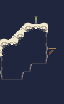

Rendered tile map (Tiled .tmx) drawn with the repository's tilesets; below, a short description and the full map source, tile grids included:
An orthogonal 8x13 tile map with 8x8 px tiles, 1 tile layer (Tile Layer 1) and 4 objects (4x Gate).

<map version="1.2" tiledversion="1.2.3" orientation="orthogonal" renderorder="right-down" width="8" height="13" tilewidth="8" tileheight="8" infinite="0" nextlayerid="5" nextobjectid="5">
 <tileset firstgid="1" source="cavesofgallet_tiles.tsx" />
 <layer id="4" name="Tile Layer 1" width="8" height="13">
  <data encoding="csv">
1,1,1,1,1,1,1,1,
1,1,1,1,1,1,1,1,
1,1,1,21,30,21,1,1,
1,1,22,33,34,2147483681,1,1,
21,22,33,1,1,3221225533,1,1,
33,34,35,1,1,2147483709,1,1,
23,1,1,1,1,63,2147483668,1,
1073741885,1,1,1,41,75,1,1,
61,1,1,75,1,1,1,1,
2147483723,41,75,1,1,1,1,1,
1,1,1,1,1,1,1,1,
1,1,1,1,1,1,1,1,
1,1,1,1,1,1,1,1
</data>
 </layer>
 <objectgroup id="2" name="Object Layer 1">
  <object id="1" type="Gate" x="24" y="0" width="40" height="8" />
  <object id="2" type="Gate" x="0" y="0" width="8" height="40" />
  <object id="3" type="Gate" x="56" y="8" width="8" height="88" />
  <object id="4" type="Gate" x="32" y="96" width="32" height="8" />
 </objectgroup>
</map>
